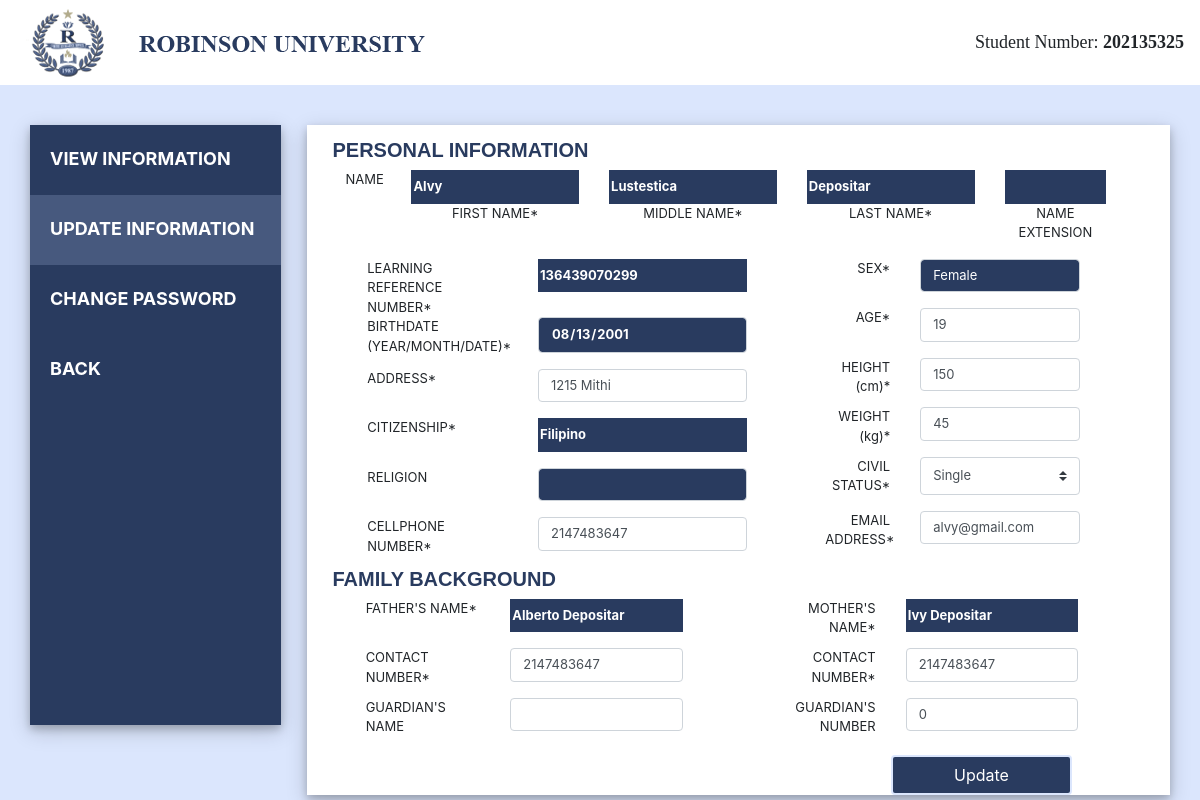
Page /updateInfo.php (signed in) on the earlier database version.
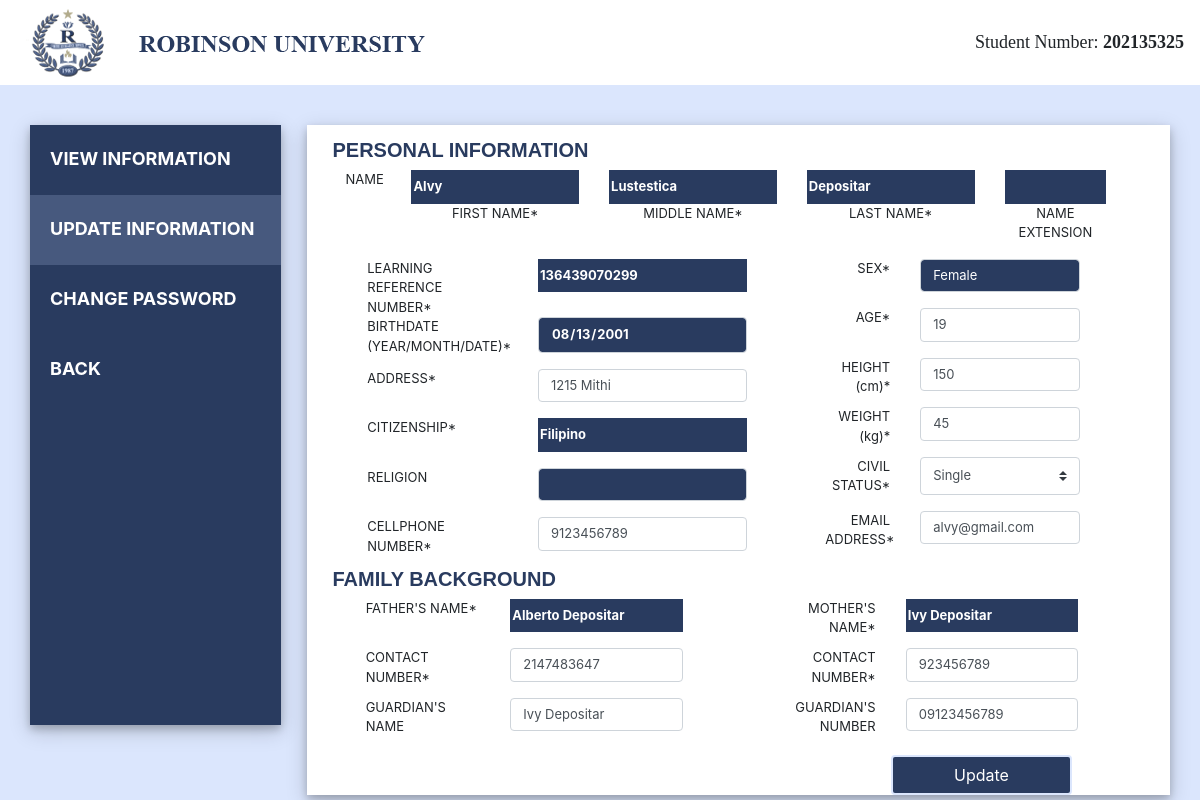
Same page on the later database version.
### tables this page shows
CREATE TABLE `personalinfo` (
  `id` int(11) NOT NULL,
  `studID` bigint(20) NOT NULL DEFAULT 2021,
  `password` varchar(150) NOT NULL DEFAULT '2021',
  `lastname` varchar(45) NOT NULL,
  `firstname` varchar(45) NOT NULL,
  `middlename` varchar(45) NOT NULL,
  `nExtension` text NOT NULL,
  `lrn` bigint(12) NOT NULL,
  `seks` varchar(11) NOT NULL,
  `birthdate` varchar(12) NOT NULL,
  `age` int(2) NOT NULL,
  `address` text NOT NULL,
  `height` int(5) NOT NULL,
  `citizenship` varchar(50) NOT NULL,
  `weight` int(5) NOT NULL,
  `religion` varchar(150) NOT NULL,
  `civil_status` varchar(150) NOT NULL,
  `cpnum` bigint(15) NOT NULL,
  `email` varchar(150) NOT NULL,
  `fathername` varchar(250) NOT NULL,
  `mothername` varchar(250) NOT NULL,
  `fathernum` bigint(15) NOT NULL,
  `mothernum` bigint(15) NOT NULL,
  `gname` varchar(150) NOT NULL,
  `gnum` varchar(11) NOT NULL,
  `schcategory` varchar(150) NOT NULL,
  `lschname` varchar(250) NOT NULL,
  `lschadd` text NOT NULL,
  `ave` varchar(5) NOT NULL,
  `course` varchar(250) NOT NULL DEFAULT 'none',
  `college` varchar(150) NOT NULL DEFAULT 'college',
  `regStatus` varchar(150) NOT NULL DEFAULT 'Regular',
  `studType` varchar(150) NOT NULL DEFAULT 'New',
  `yrlvl` int(150) NOT NULL DEFAULT 1,
  `enrollStatus` varchar(150) NOT NULL DEFAULT 'Not Yet Enrolled',
  `sched` int(5) NOT NULL DEFAULT 0
);

### updateInfo.php (the view, shortened to what the changed rows need)
<?php
	include_once 'config.php';
	  if (isset($_SESSION['sid'])) {
		$sid = $_SESSION['sid'];
		$sql = "SELECT * FROM personalinfo WHERE studID = '$sid'";
		$result = mysqli_query($con, $sql);
		while ($row = mysqli_fetch_assoc($result)){
?>
<!DOCTYPE html>
<html>
	<head>
		<link rel="stylesheet" href="https://maxcdn.bootstrapcdn.com/bootstrap/4.0.0/css/bootstrap.min.css">
	</head>
	<body>
			<nav class="navbar navbar-expand-md navbar-dark fixed-top nav-color nav2 d-flex flex-column flex-md-row justify-content-between">
				<img src="header.png" style="margin-left: 0px;">
				<a class="py-2 d-none d-md-inline-block font" name = sid>Student Number: <b><?php echo $sid; ?> </b></a>
			</nav>
			<div class="row">
				<div class="column1">
					<ul><b>
					  <li><a href="viewInfo.php">VIEW INFORMATION</a></li>
					  <li><a class="active" href="updateInfo.php">UPDATE INFORMATION</a></li>
					  <li><a href="changePassword.php">CHANGE PASSWORD</a></li>
					  <li><a href="logIntabs.php">BACK</a></li>
					</ul></b>
				</div>
				<div class="column2">
					<div id="mainPanel">
						<div class="container-fluid py-2">
							<form method="POST" action="s_updateinfo.php">
								<h5 style="margin-top: 5px;">PERSONAL INFORMATION</h5>
								<div class="row ml-2">
									<div class="col-md-1">
										<div class="form-group">NAME</div>
									</div>
									<div class="col-md-3">
										<div class="form-group">
											<input type="text" readonly class="form-control-plaintext color fieldFont" name="fname" value="<?php echo $row['firstname']; ?>">
											<p class="text-center">FIRST NAME*</p>
										</div>
									</div>
									<div class="col-md-3">
										<div class="form-group ">
											<input type="text" readonly class="form-control-plaintext color fieldFont" name="mname" value="<?php echo $row['middlename']; ?>">
											<p class="text-center">MIDDLE NAME*</p>
										</div>
									</div>
									<div class="col-md-3">
										<div class="form-group">
											<input type="text" readonly class="form-control-plaintext color fieldFont" name="lname" value="<?php echo $row['lastname']; ?>">
											<p class="text-center">LAST NAME*</p>
										</div>
									</div>
									<div class="col-md-2">
										<div class="form-group">
											<input type="text" readonly class="form-control-plaintext color fieldFont" name="ext" value="<?php echo $row['nExtension']; ?>">
											<p class="text-center">NAME EXTENSION</p>
										</div>
									</div>
								</div>
								<div class="row ml-1">
									<div class="col-md-7">
										<div class="row">
											<div class="col-md-5">LEARNING REFERENCE NUMBER*</div>
											<div class="col-md-7">
												<div class="form-group">
													<input type="text" readonly class="form-control-plaintext color fieldFont" name="lrn" value="<?php echo $row['lrn']; ?>">
												</div>
											</div>
										</div>
										<div class="row">
											<div class="col-md-5">BIRTHDATE (YEAR/MONTH/DATE)*</div>
											<div class="col-md-7">
												<div class="form-group">
													<input type="date" readonly class="form-control color fieldFont" style=" background-color: #293B5F;" name="bday" value="<?php echo $row['birthdate']; ?>">
												</div>
											</div>
										</div>
										<div class="row">
											<div class="col-md-5">ADDRESS*</div>
											<div class="col-md-7">
												<div class="form-group">
													<input type="text" class="form-control fieldFont" name="address" required value="<?php echo $row['address']; ?>">
												</div>
											</div>
										</div>
										<div class="row">
											<div class="col-md-5">CITIZENSHIP*</div>
											<div class="col-md-7">
												<div class="form-group">
													<input type="text" readonly class="form-control-plaintext color fieldFont"  name="citi" required readonly value="<?php echo $row['citizenship']; ?>">
												</div>
											</div>
										</div>
										<div class="row">
											<div class="col-md-5">RELIGION</div>
											<div class="col-md-7">
												<div class="form-group">
													<input type="text" class="form-control fieldFont" name="rel" style=" background-color: #293B5F;" readonly value="<?php echo $row['religion']; ?>">
												</div>
											</div>
										</div>
										<div class="row">
											<div class="col-md-5">CELLPHONE NUMBER*</div>
											<div class="col-md-7">
												<div class="form-group">
													<input type="tel" class="form-control fieldFont" name="cpnum" required value="<?php echo $row['cpnum']; ?>">
												</div>
											</div>
										</div>
									</div>
									<div class="col-md-5 text-right">
										<div class="row">
											<div class="col-md-4">SEX*</div>
											<div class="col-md-8">
												<div class="form-group">
													<input type="text" readonly class="form-control fieldFont" style=" background-color: #293B5F; color:white;" name="age" required  value="<?php echo $row['seks']; ?>">
												</div>
											</div>
										</div>
										<div class="row">
											<div class="col-md-4">AGE*</div>
											<div class="col-md-8">
												<div class="form-group">
													<input type="number" class="form-control fieldFont" name="age" required value="<?php echo $row['age']; ?>">
												</div>
											</div>
										</div>
										<div class="row">
											<div class="col-md-4">HEIGHT (cm)*</div>
											<div class="col-md-8">
												<div class="form-group">
													<input type="number" class="form-control fieldFont" step=".01" name="he" required value="<?php echo $row['height']; ?>">
												</div>
											</div>
										</div>
										<div class="row">
											<div class="col-md-4">WEIGHT (kg)*</div>
											<div class="col-md-8">
												<div class="form-group">
													<input type="text" class="form-control fieldFont" name="we" required value="<?php echo $row['weight']; ?>">
												</div>
											</div>
										</div>
										<div class="row">
											<div class="col-md-4">CIVIL STATUS*</div>
											<div class="col-md-8">
												<div class="form-group">
													<select class="custom-select fieldFont" name="cs" required value="<?php echo $row['civil_status']; ?>">
														<option>Single</option>
													</select>
												</div>
											</div>
										</div>
										<div class="row">
											<div class="col-md-4">EMAIL ADDRESS*</div>
											<div class="col-md-8">
												<div class="form-group">
													<input type="email" class="form-control fieldFont" name="email" required value="<?php echo $row['email']; ?>">
												</div>
											</div>
										</div>
									</div>
								</div>
								<h5>FAMILY BACKGROUND</h5>
								<div class="row ml-1">
									<div class="col-md-6">
										<div class="row">
											<div class="col-md-5">FATHER'S NAME*</div>
											<div class="col-md-7">
												<div class="form-group">
													<input type="text" readonly class="form-control-plaintext color fieldFont"  name="fathname" required value="<?php echo $row['fathername']; ?>">
												</div>
											</div>
										</div>
										<div class="row">
											<div class="col-md-5">CONTACT NUMBER*</div>
											<div class="col-md-7">
												<div class="form-group">
													<input type="tel" class="form-control fieldFont" name="fathnum" required value="<?php echo $row['fathernum']; ?>">
												</div>
											</div>
										</div>
										<div class="row">
											<div class="col-md-5">GUARDIAN'S NAME</div>
											<div class="col-md-7">
												<div class="form-group">
													<input type="text" class="form-control fieldFont" name="gname" value="<?php echo $row['gname']; ?>">
												</div>
											</div>
										</div>
									</div>
									<div class="col-md-6 text-right">
										<div class="row">
											<div class="col-md-5">MOTHER'S NAME*</div>
											<div class="col-md-7">
												<div class="form-group">
													<input type="text" readonly class="form-control-plaintext color fieldFont"  name="mothname" required value="<?php echo $row['mothername']; ?>">
												</div>
											</div>
										</div>
										<div class="row">
											<div class="col-md-5">CONTACT NUMBER*</div>
											<div class="col-md-7">
												<div class="form-group">
													<input type="tel" class="form-control fieldFont" name="mothnum" required value="<?php echo $row['mothernum']; ?>">
												</div>
											</div>
										</div>
										<div class="row">
											<div class="col-md-5">GUARDIAN'S NUMBER</div>
											<div class="col-md-7">
												<div class="form-group">
													<input type="tel" class="form-control fieldFont" name="gnum" value="<?php echo $row['gnum']; ?>">
												</div>
											</div>
										</div>
									</div>
								</div>
						</div>
						 <div>
							<button type="submit" class="btn btn-outline-dark" name="submit" > Update</button>
						</div>
					</div>
				</div>
			</div>
			<footer class="container">
			  <center><p>© Company 2021-2022</p></center>
			</footer>
	</body>
</html>
<?php }
} else {
	header('location: login.php');
	exit();
}
?>

Differences in the rows shown:
changed personalinfo "Alvy": cpnum "2147483647" → "9123456789"; gname (not shown) → "Ivy Depositar"; mothnum "2147483647" → "923456789"; gnum "0" → "09123456789"
